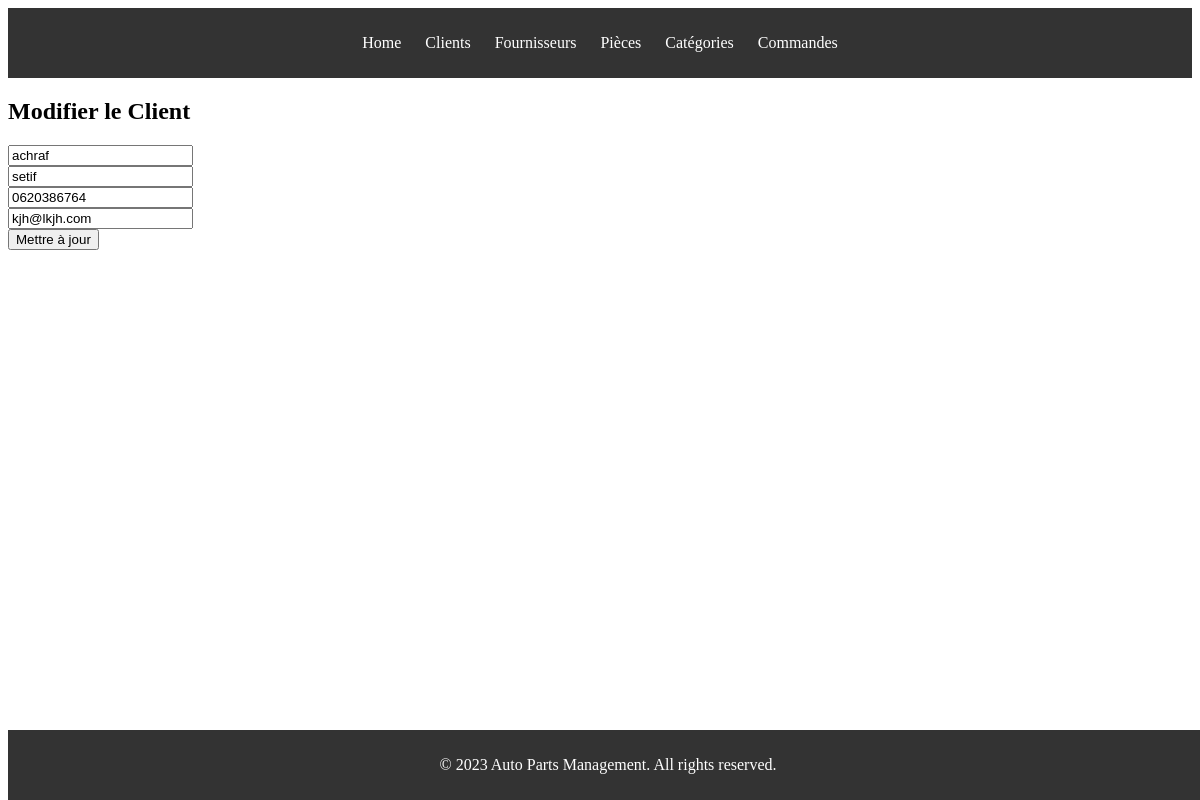
Page /edit_client.php?id=12 on the committed database.
### tables this page shows
CREATE TABLE `Client` (
  `ID_Client` int NOT NULL,
  `Nom` varchar(100) DEFAULT NULL,
  `Adresse` varchar(255) DEFAULT NULL,
  `Téléphone` varchar(20) DEFAULT NULL,
  `Email` varchar(100) DEFAULT NULL
);

### crud/crud_client/cl_read.php (called while the page is built, shortened)
<?php
function getClientByID($id) {
    $db = getDbConnection();
    $sql = "SELECT * FROM Client WHERE ID_Client = ?";
    $stmt = $db->prepare($sql);
    $stmt->execute([$id]);
    return $stmt->fetch(PDO::FETCH_ASSOC);
}

### edit_client.php (the view, shortened to what this page needs)
<?php
include './crud/crud_client/cl_read.php';
function displayEditForm($client) {
    echo "<h2>Modifier le Client</h2>";
    echo "<form action='./crud/crud_client/cl_update.php' method='post'>";
    echo "<input type='text' name='nom' value='" . htmlspecialchars($client['Nom']) . "' required><br>";
    echo "<input type='text' name='adresse' value='" . htmlspecialchars($client['Adresse']) . "' required><br>";
    echo "<input type='text' name='telephone' value='" . htmlspecialchars($client['Téléphone']) . "' required><br>";
    echo "<input type='email' name='email' value='" . htmlspecialchars($client['Email']) . "' required><br>";
    echo "<input type='submit' name='update' value='Mettre à jour'>";
    echo "</form>";
}
$client = null;
if (isset($_GET['id']) && !empty($_GET['id'])) {
    $id = $_GET['id'];
    $client = getClientByID($id);
}
if ($client) {
    displayEditForm($client);
}
?>

### css/headerFooter_style.css (style rules this page uses)
header { background-color: #333; color: white; padding: 10px 0; text-align: center; }
header nav ul { list-style: none; padding: 0; }
header nav ul li { display: inline; margin: 0 10px; }
header nav ul li a { color: white; text-decoration: none; }
footer { background-color: #333; color: white; text-align: center; padding: 10px 0; position: absolute; bottom: 0; width: 100%; }

### rows in the picture
client: nom "achraf", adresse "setif", telephone "0620386764", email "kjh@lkjh.com"
